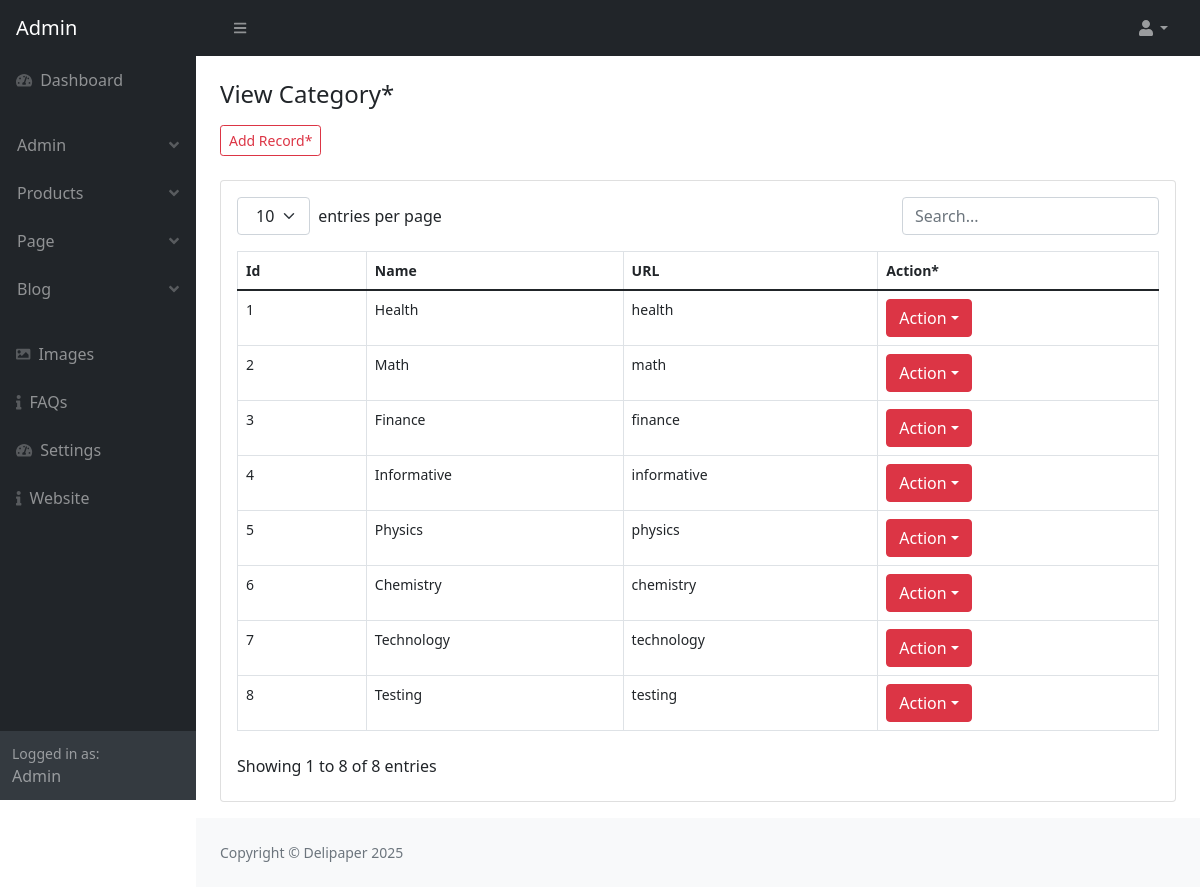
The app's page /admin/category_view.php (signed in), older data.
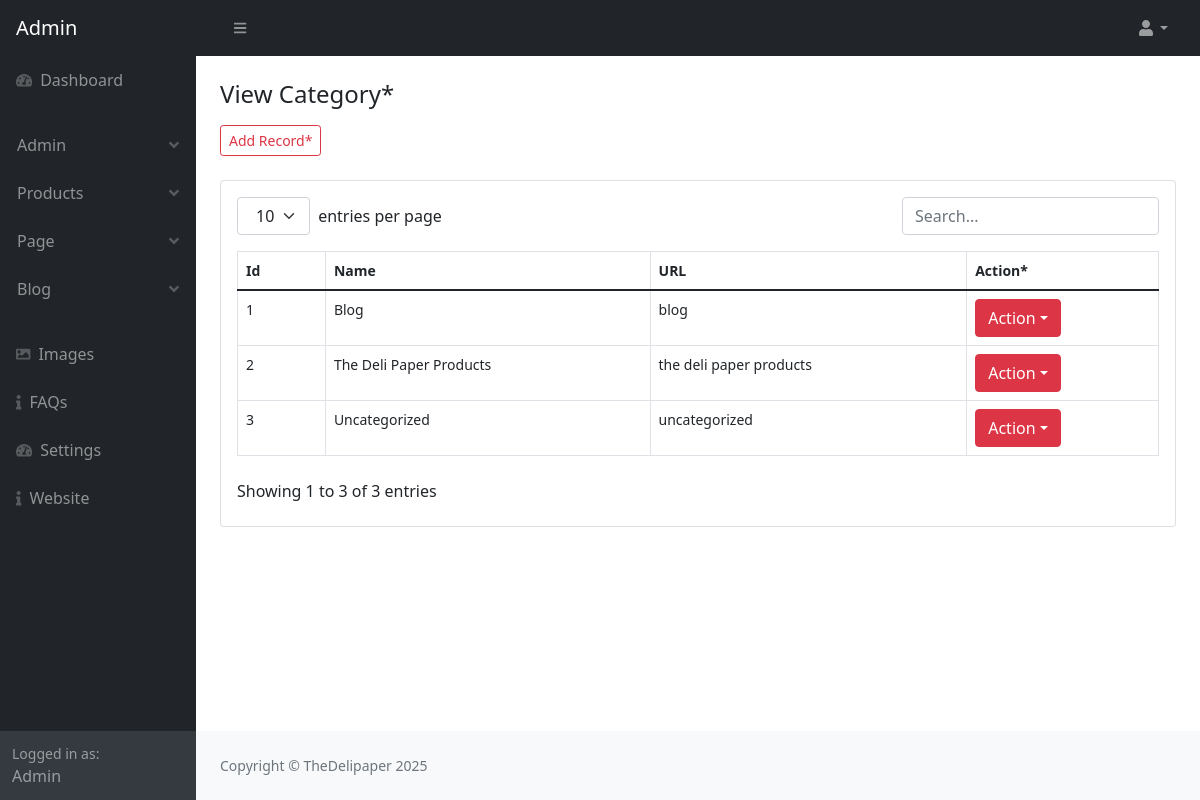
The same page, newer data.
### tables this page shows
CREATE TABLE `category` (
  `category_id` int(11) NOT NULL AUTO_INCREMENT,
  `category_name` varchar(500) NOT NULL,
  `category_url` varchar(500) NOT NULL,
  `category_content` text NOT NULL,
  `meta_title` varchar(500) NOT NULL,
  `meta_description` varchar(500) NOT NULL,
  `meta_keywords` varchar(500) NOT NULL,
  PRIMARY KEY (`category_id`)
);

CREATE TABLE `setting` (
  `setting_id` int(11) NOT NULL AUTO_INCREMENT,
  `website_title` varchar(500) NOT NULL,
  `website_url` varchar(500) NOT NULL,
  `website_logo` varchar(500) NOT NULL,
  `website_favicon` varchar(500) NOT NULL,
  `website_head_code` text NOT NULL,
  `ad_code_one` text NOT NULL,
  `ad_code_two` text NOT NULL,
  `ad_code_three` text NOT NULL,
  `footer_text` text NOT NULL,
  `facebook` varchar(255) NOT NULL,
  `twitter` varchar(255) NOT NULL,
  `instagram` varchar(25) NOT NULL,
  `pinterest` varchar(255) NOT NULL,
  PRIMARY KEY (`setting_id`)
);

### admin/category_view.php (the view, shortened to what this page needs)
<?php require_once('parts/top.php'); ?>
</head>
<body class="sb-nav-fixed">
    <?php require_once('parts/navbar.php'); ?>
    <div id="layoutSidenav">
        <?php require_once('parts/sidebar.php'); ?>
        <div id="layoutSidenav_content" class="">
            <main class="">
                <div class="container-fluid  px-4">
                    <div class="page-header">
                        <div class="col-12 mt-4  mb-4">
                            <h4 class="mb-3">View Category*</h4>
                            <a href="category_add.php" class="btn  btn-sm  btn-outline-danger">Add Record*</a>
                        </div>
                    </div>
                    <div class="card mb-3 bg-white">
                        <div class="card-body ">
                            <table id="datatablesSimple" class="table table-hover table-sm table-responsive ">
                                <thead>
                                    <tr>
                                        <th>Id</th>
                                        <th>Name</th>
                                        <th>URL</th>
                                        <th>Action*</th>
                                    </tr>
                                </thead>
                                <tbody>
                                    <?php
                                    require_once('parts/db.php');
                                    $select = "SELECT * FROM category ";
                                    $run = mysqli_query($conn, $select);
                                    while ($row = mysqli_fetch_array($run)) {
                                        $category_id = $row['category_id'];
                                        $category_name = $row['category_name'];
                                        $category_url = $row['category_url'];
                                    ?>
                                    <tr>
                                        <td><?php echo $category_id; ?></td>
                                        <td><?php echo $category_name; ?></td>
                                        <td><?php echo $category_url; ?></td>
                                        <td>
                                            <ul class="navbar-nav ">
                                                <li class="nav-item dropdown">
                                                    <button class="btn btn-danger dropdown-toggle" id="navbarDropdown"
                                                        href="#" role="button" data-bs-toggle="dropdown"
                                                        aria-expanded="false">Action</i></button>
                                                </li>
                                            </ul>
                                        </td>
                                    </tr>
                                    <?php  } ?>
                                </tbody>
                            </table>
                        </div>
                    </div>
            </main>
            <?php require_once('parts/footer.php'); ?>
        </div>
    </div>
</body>
</html>

### admin/parts/top.php (shortened to what this page needs)
<?php
require_once('parts/db.php');
	if(!isset($_SESSION['admin_email'])){
		echo "<script>window.open('login.php','_self');</script>";
	}else{
		$admin_email = $_SESSION['admin_email'];
		  $select_admin = "SELECT * FROM admin WHERE admin_email='$admin_email' ";
                    $run_admin = mysqli_query($conn,$select_admin);
                    $row_admin = mysqli_fetch_array($run_admin);
						$admin_name = $row_admin['admin_name'];
						$admin_role = $row_admin['admin_role'];
	}
				$select_setting = "SELECT * FROM setting ";
				$run_setting = mysqli_query($conn,$select_setting);
				$row_setting = mysqli_fetch_array($run_setting);
					$website_title = $row_setting['website_title'];
?>
<!DOCTYPE html>
<html lang="en">
<head>
    <link href="https://cdn.jsdelivr.net/npm/simple-datatables@latest/dist/style.css" rel="stylesheet" />
    <link href="css/styles.css" rel="stylesheet" />

### admin/parts/navbar.php (shortened to what this page needs)
<nav class="sb-topnav navbar navbar-expand navbar-dark bg-dark">
    <a class="navbar-brand ps-3" href="index.php">Admin</a>
    <button class="btn btn-link btn-sm order-1 order-lg-0 me-4 me-lg-0" id="sidebarToggle" href="#!"><i
            class="fas fa-bars"></i></button>
    <ul class="navbar-nav ms-auto ms-md-0 me-3 me-lg-4">
        <li class="nav-item dropdown">
            <a class="nav-link dropdown-toggle" id="navbarDropdown" href="#" role="button" data-bs-toggle="dropdown"
                aria-expanded="false"><i class="fas fa-user fa-fw"></i></a>
        </li>
    </ul>
</nav>

### admin/parts/sidebar.php (shortened to what this page needs)
<div id="layoutSidenav_nav">
    <nav class="sb-sidenav accordion sb-sidenav-dark" id="sidenavAccordion">
        <div class="sb-sidenav-menu">
            <div class="nav">
                <?php
                       if ($admin_role == "admin") {
                       ?>
                <a class="nav-link" href="index.php">
                    <div class="sb-nav-link-icon"><i class="fas fa-tachometer-alt"></i></div>
                    Dashboard
                </a>
                <?php }?>
                <ul class="navbar-nav p-3 btn ">
                    <?php
                       if ($admin_role == "admin") {
                       ?>
                    <li class="nav-item  dropdown">
                        <a class="nav-link <?php if ($page == "admin") {
                                                   echo "active";
                                               } ?> dropdown " id="navbarDropdown" href="#" role="button"
                            data-bs-toggle="dropdown" aria-expanded="false">Admin<div
                                class="sb-sidenav-collapse-arrow"><i class="fas fa-angle-down"></i></div></a>
                    </li>
                    <li class="nav-item dropdown">
                        <a class="nav-link <?php if ($page == "product") {
                                                   echo "active";
                                               } ?> dropdown " id="navbarDropdown" href="#" role="button"
                            data-bs-toggle="dropdown" aria-expanded="false">Products<div
                                class="sb-sidenav-collapse-arrow"><i class="fas fa-angle-down"></i></div></a>
                    </li>
                    <li class="nav-item dropdown">
                        <a class="nav-link <?php if ($page == "page") {
                                                   echo "active";
                                               } ?> dropdown " id="navbarDropdown" href="#" role="button"
                            data-bs-toggle="dropdown" aria-expanded="false">Page<div
                                class="sb-sidenav-collapse-arrow"><i class="fas fa-angle-down"></i></div></a>
                    </li>
                    <?php } ?>
                    <li class="nav-item dropdown">
                        <a class="nav-link <?php if ($page == "post") {
                                               echo "active";
                                           } ?> dropdown" id="navbarDropdown" href="#" role="button"
                            data-bs-toggle="dropdown" aria-expanded="false">Blog<div
                                class="sb-sidenav-collapse-arrow"><i class="fas fa-angle-down"></i></div></a>
                    </li>
                </ul>
                <a class="nav-link <?php if ($page == "image") {
                                       echo "active";
                                   } ?>" href="image_add.php">
                    <div class="sb-nav-link-icon"><i class="fas fa-image"></i></div>
                    Images
                </a>
                <?php
                   if ($admin_role == "admin") {
                   ?>
                <a class="nav-link <?php if ($page == "faq") {
                                           echo "active";
                                       } ?>" href="faq.php">
                    <div class="sb-nav-link-icon"><i class="fas fa-info"></i></div>
                    FAQs
                </a>
                <a class="nav-link <?php if ($page == "setting") {
                                           echo "active";
                                       } ?>" href="setting.php">
                    <div class="sb-nav-link-icon"><i class="fas fa-tachometer-alt"></i></div>
                    Settings
                </a>
                <a class="nav-link" href="../index.php">
                    <div class="sb-nav-link-icon"><i class="fas fa-info"></i></div>
                    Website
                </a>
                <?php } ?>
            </div>
        </div>
        <div class="sb-sidenav-footer">
            <div class="small">Logged in as:</div>
            <?php echo ucfirst($admin_name); ?>
        </div>
    </nav>
</div>

### admin/parts/footer.php
<footer class="py-4 bg-light mt-auto">
    <div class="container-fluid px-4">
        <div class="d-flex align-items-center justify-content-between small">
            <div class="text-muted">Copyright &copy; <?php echo $website_title; ?> <?php echo  date("Y"); ?></div>
        </div>
    </div>
</footer>

Row changes from the older to the newer data that the page shows:
removed category: category_id "4", category_name "Informative", category_url "informative"
removed category: category_id "5", category_name "Physics", category_url "physics"
removed category: category_id "6", category_name "Chemistry", category_url "chemistry"
removed category: category_id "7", category_name "Technology", category_url "technology"
removed category: category_id "8", category_name "Testing", category_url "testing"
changed category id 1: category_name "Health" → "Blog"; category_url "health" → "blog"
changed category id 2: category_name "Math" → "The Deli Paper Products"; category_url "math" → "the deli paper products"
changed category id 3: category_name "Finance" → "Uncategorized"; category_url "finance" → "uncategorized"
changed setting: website_title "Delipaper" → "TheDelipaper"
Text that changed along with them:
text written by a page script: "entries per page Showing 1 to 8 of 8 entries" → "entries per page Showing 1 to 3 of 3 entries"
